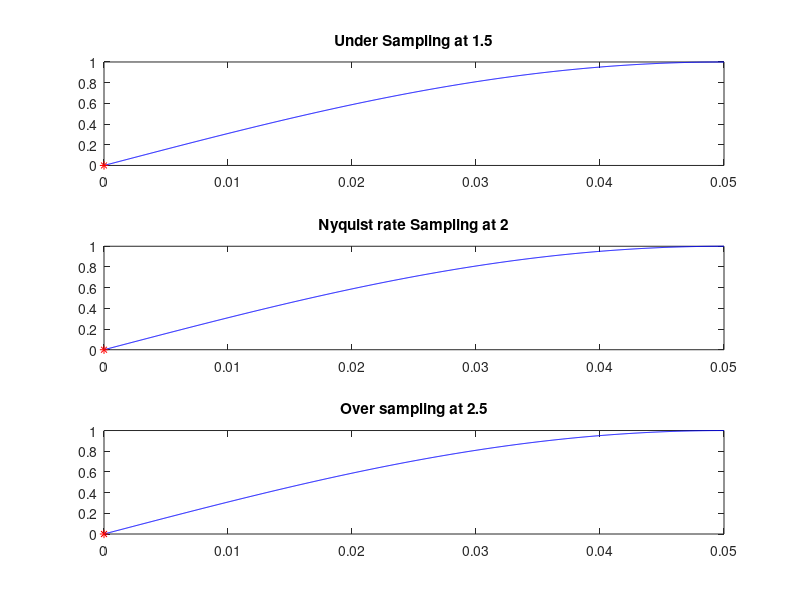

Source code (MATLAB):
clc;
close all;
tfinal = 0.05;
t= 0:0.00005: tfinal;%runs for .00005/0.05 = 1000 times
fd= input('Enter the analog frequency of the sine wave : ');
xt = sin(2*pi*fd*t);%original signal

fs1 = 1.5*fd;
n1= 0: 1/fs1: tfinal;
xn = sin(2*pi*n1*fd);
subplot(3,1,1);
plot(t,xt,'b',n1,xn,'r*-');
title('Under Sampling at 1.5');

fs2= 2*fd;
n2= 0:1/fs2:tfinal;
xn = sin(2*pi*n2*fd);
subplot(3,1,2);
plot(t,xt,'b',n2,xn,'r*-');
title('Nyquist rate Sampling at 2');

fs3 = 2.5*fd;
n3= 0:1/fs3:tfinal;
xn = sin(2*pi*n3*fd);
subplot(3,1,3);
plot(t,xt,'b',n3,xn,'r*-');
title('Over sampling at 2.5');